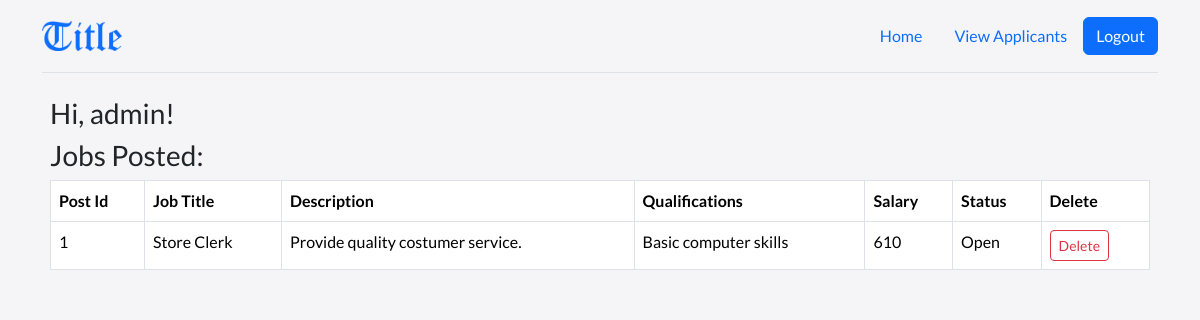
Screenshot of /title/a_home.php (signed in) with the database file from the repository.
### tables this page shows
CREATE TABLE `tbl_jobs` (
  `id` int(11) NOT NULL,
  `date` date NOT NULL,
  `eid` int(11) NOT NULL,
  `title` varchar(255) NOT NULL,
  `description` text NOT NULL,
  `qualifications` text NOT NULL,
  `salary` int(12) NOT NULL,
  `location` varchar(255) NOT NULL,
  `work_sched` varchar(100) NOT NULL,
  `work_arrangement` varchar(100) NOT NULL,
  `status` varchar(100) NOT NULL
);

### title/a_home.php (the view, shortened to what this page needs)
<!DOCTYPE html>
<html lang="en" data-bs-theme="auto">
    <head>
        <link rel="stylesheet" href="https://cdn.jsdelivr.net/npm/@docsearch/css@3">
        <link href="../title/assets/dist/css/bootstrap.min.css" rel="stylesheet">
        <link href="headers.css" rel="stylesheet">
    </head>
    <body>
        <main>
            <div class="container">
                <header class="d-flex flex-wrap align-items-center justify-content-center justify-content-md-between py-3 mb-4 border-bottom">
                <img class="bi me-2" src="../title/title-img/sec-logo.png" width="80" height="30" role="img" aria-label="Title"></img>
                <div class="d-flex justify-content-between align-items-center">
                    <ul class="nav">
                        <li class="nav-item">
                            <a class="nav-link active" aria-current="page" href="#">Home</a>
                        </li>
                        <li class="nav-item">
                            <a class="nav-link" href="a_viewapplications.php">View Applicants</a>
                        </li>
                    </ul>
                    <button class="btn btn-primary" onclick="window.location.href='logout.php'">Logout</button>
                </div>
                </header>
            </div>
        </main>
        <div style="width: 100%; padding-left: 50px; padding-right: 50px; " class="row">
        <?php
            include 'connection.php';
            $aid = $_SESSION['aid'];
            $query = "SELECT name FROM tbl_admin WHERE id = $aid";
            $result = mysqli_query($conn, $query);
            if ($result && mysqli_num_rows($result) > 0) {
                $adminData = mysqli_fetch_assoc($result);
                $adminName = $adminData['name'];
                echo "<h3>Hi, $adminName!</h3>";
            } else {
                echo "Error fetching admin details: " . mysqli_error($conn);
            }
            ?>
        </div>
        <div class="container-table">
        <div style=" height: 100vh; margin-top:0%;" class="col-md-11">
            <div>
                <h3>Jobs Posted:</h3>
            </div>
            <table class="table table-bordered" id='applicantsTable'>
                <thead>
                    <th>Post Id</th>
                    <th>Job Title</th>
                    <th>Description</th>
                    <th>Qualifications</th>
                    <th>Salary</th>
                    <th>Status</th>
                    <th>Delete</th>
                </thead>
                <tbody>
                <?php
                    include 'connection.php';
                    $sql = "SELECT id, title, description, qualifications, salary, status FROM tbl_jobs";
                    $appresult = $conn->query($sql);
                    if ($appresult->num_rows > 0) {
                        while ($row = $appresult->fetch_assoc()) {
                            $id = $row['id'];
                            $title = $row['title'];
                            $description = $row['description'];
                            $qualifications = $row['qualifications'];
                            $salary = $row['salary'];
                            $status = $row['status'];
                    ?>
                            <tr>
                                <td><?php echo $id; ?></td>
                                <td><?php echo $title; ?></td>
                                <td><?php echo $description; ?></td>
                                <td><?php echo $qualifications; ?></td>
                                <td><?php echo $salary; ?></td>
                                <td><?php echo $status; ?></td>
                                <td><button class="btn btn-outline-danger btn-sm" onclick="window.location.href='process_adelete.php?id=<?php echo $pid; ?>'">Delete</button></td>
                            </tr>
                    <?php
                        }
                    }
                    ?>
        </div>
        </div>
    </body>
</html>

### title/a_home.php (style rules this page uses)
body { background-color: #f5f5f7; font-family: 'Lato', sans-serif; font-weight: 400; }
.container-table { display: flex; align-items: center; justify-content: center; height: 100vh; }
.bi { vertical-align: -.125em; fill: currentColor; }

### rows the page displays
tbl_jobs: id "1", title "Store Clerk", description "Provide quality costumer service.", qualifications "Basic computer skills", salary "610", status "Open"

### other values shown
$adminName "admin"
